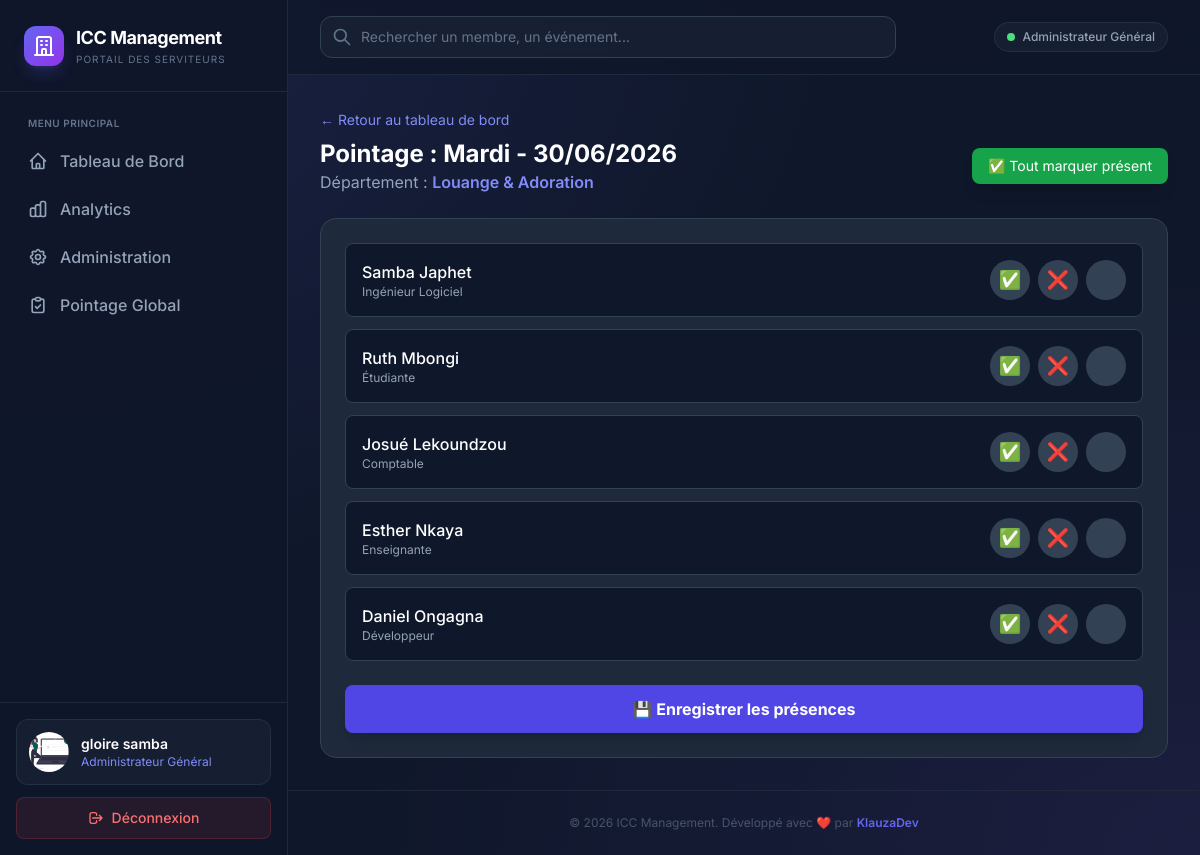
The app's page /attendance/mark/9/?dept=2 (signed in) with its own data.
### account/models.py (models this page shows, shortened)
class CustomUser(AbstractUser):
    ROLE_CHOICES = (
        ('admin', 'Administrateur Général'),
        ('chef', 'Chef de Département'),
        ('serviteur', 'Serviteur'),
    )
    nom = models.CharField("Nom", max_length=100)
    prenom = models.CharField("Prénom", max_length=100)
    role = models.CharField("Rôle", max_length=10, choices=ROLE_CHOICES, default='serviteur')
    departement = models.ForeignKey(
        Department,
        on_delete=models.SET_NULL,
        null=True,
        blank=True,
        verbose_name="Département",
        related_name="members"
    )
    telephone = models.CharField("Téléphone", max_length=20, blank=True, null=True)
    adresse = models.TextField("Adresse", blank=True, null=True)
    profession = models.CharField("Profession (Statut)", max_length=100, blank=True, null=True)
    photo = models.ImageField(upload_to='photos_profil/', blank=True, null=True)
    class Meta:
        verbose_name = "Utilisateur"
        verbose_name_plural = "Utilisateurs"

class Department(models.Model):
    name = models.CharField("Nom du département", max_length=100, unique=True)
    class Meta:
        verbose_name = "Département"
        verbose_name_plural = "Départements"

### attendance/models.py (models this page shows, shortened)
class ServiceEvent(models.Model):
    EVENT_TYPES = (
        ('culte_dimanche', 'Culte du Dimanche'),
        ('priere_mercredi', 'Prière du Mercredi'),
        ('veillee', 'Veillée'),
        ('reunion_dept', 'Réunion de Département'),
        ('autre', 'Autre'),
    )
    name = models.CharField("Nom de l'événement", max_length=200)
    event_type = models.CharField("Type", max_length=50, choices=EVENT_TYPES)
    date = models.DateField("Date")
    description = models.TextField("Description", blank=True, null=True)
    class Meta:
        verbose_name = "Événement"
        verbose_name_plural = "Événements"
        ordering = ['-date'] # Les plus récents en premier

### attendance/views.py (the view)
    def _wrapped_view(request, *args, **kwargs):
        if not hasattr(request.user, 'role') or request.user.role not in ['chef', 'admin']:
            messages.error(request, "🚫 Accès Interdit : Seuls les Chefs peuvent pointer.")
            return redirect('serviteur_dashboard')
        return view_func(request, *args, **kwargs)

### attendance/views.py (called while the page is built)
def chef_or_admin_required(view_func):
    def _wrapped_view(request, *args, **kwargs):
        if not hasattr(request.user, 'role') or request.user.role not in ['chef', 'admin']:
            messages.error(request, "🚫 Accès Interdit : Seuls les Chefs peuvent pointer.")
            return redirect('serviteur_dashboard')
        return view_func(request, *args, **kwargs)
    return login_required(_wrapped_view)

### attendance/templates/attendance/mark_attendance.html (shortened to what this page needs)
{% extends 'base.html' %}
{% block content %}
<div class="max-w-4xl mx-auto">
    <a href="{% url 'chef_dashboard' %}" class="text-indigo-400 hover:text-indigo-300 text-sm mb-2 inline-block">&larr; Retour au tableau de bord</a>
    <div class="flex flex-col md:flex-row md:justify-between md:items-center mb-6 gap-4">
        <div>
            <h1 class="text-2xl font-bold text-white">Pointage : {{ event.name }}</h1>
            <p class="text-slate-400">Département : <span class="text-indigo-400 font-semibold">{{ department.name }}</span></p>
        </div>
        <button type="button" onclick="markAllPresent()"
                class="bg-green-600 hover:bg-green-700 text-white px-4 py-2 rounded-lg text-sm transition shadow-lg">
            ✅ Tout marquer présent
        </button>
    </div>
    <form method="post" id="attendanceForm" class="bg-slate-800 rounded-2xl p-6 border border-slate-700">
        <div class="space-y-3">
            {% for item in members_with_status %}
                <div id="row_{{ item.member.id }}" class="flex justify-between items-center bg-slate-900 p-4 rounded-lg border border-slate-700 transition-colors duration-200">
                    <div>
                        <p class="text-white font-medium">{{ item.member.prenom }} {{ item.member.nom }}</p>
                        <p class="text-xs text-slate-400">{{ item.member.profession|default:"-" }}</p>
                    </div>
                    <div class="flex gap-2">
                        <button type="button" onclick="setStatus({{ item.member.id }}, 'present')"
                                class="status-btn w-10 h-10 rounded-full bg-slate-700 hover:bg-green-600 transition flex items-center justify-center text-lg"
                                data-id="{{ item.member.id }}">✅</button>
                        <button type="button" onclick="setStatus({{ item.member.id }}, 'absent')"
                                class="status-btn w-10 h-10 rounded-full bg-slate-700 hover:bg-red-600 transition flex items-center justify-center text-lg"
                                data-id="{{ item.member.id }}">❌</button>
                        <button type="button" onclick="setStatus({{ item.member.id }}, 'excused')"
                                class="status-btn w-10 h-10 rounded-full bg-slate-700 hover:bg-yellow-600 transition flex items-center justify-center text-lg"
                                data-id="{{ item.member.id }}">️</button>
                    </div>
                </div>
            {% empty %}
                <p class="text-slate-400 text-center py-8">Aucun serviteur dans ce département.</p>
            {% endfor %}
        </div>
        {% if members_with_status %}
            <button type="submit" class="mt-6 w-full bg-indigo-600 hover:bg-indigo-700 text-white font-bold py-3 px-4 rounded-lg shadow-lg transition transform active:scale-[0.98]">
                💾 Enregistrer les présences
            </button>
        {% endif %}
    </form>
</div>
{% endblock %}

### account/templates/base.html (shortened to what this page needs)
{% load static %}
<!DOCTYPE html>
<html lang="fr" class="scroll-smooth">
<head>
    <script src="https://cdn.tailwindcss.com"></script>
</head>
<body class="text-slate-200 min-h-screen flex overflow-x-hidden">
    <aside id="sidebar" class="fixed inset-y-0 left-0 z-50 w-72 bg-slate-900/95 border-r border-slate-800 flex flex-col transform -translate-x-full md:translate-x-0 sidebar-transition shadow-2xl md:shadow-none">
        <div class="p-6 border-b border-slate-800 flex justify-between items-center">
            <div class="flex items-center gap-3">
                <div class="w-10 h-10 rounded-xl bg-gradient-to-br from-indigo-500 to-purple-600 flex items-center justify-center shadow-lg shadow-indigo-500/20">
                    <svg class="w-6 h-6 text-white" fill="none" stroke="currentColor" viewBox="0 0 24 24">
                        <path stroke-linecap="round" stroke-linejoin="round" stroke-width="2" d="M19 21V5a2 2 0 00-2-2H7a2 2 0 00-2 2v16m14 0h2m-2 0h-5m-9 0H3m2 0h5M9 7h1m-1 4h1m4-4h1m-1 4h1m-5 10v-5a1 1 0 011-1h2a1 1 0 011 1v5m-4 0h4"></path>
                    </svg>
                </div>
                <div>
                    <h1 class="text-lg font-bold text-white tracking-tight">ICC Management</h1>
                    <p class="text-[10px] text-slate-500 uppercase tracking-widest">Portail des Serviteurs</p>
                </div>
            </div>
        </div>
        <nav class="flex-1 p-4 space-y-1 overflow-y-auto">
            <p class="text-[10px] font-semibold text-slate-500 uppercase tracking-wider px-3 mb-2 mt-2">Menu Principal</p>
            {% if request.user.role == 'serviteur' %}
                <a href="{% url 'serviteur_dashboard' %}"
                   class="flex items-center gap-3 px-3 py-2.5 rounded-lg transition-all duration-200 group
                   {% if request.resolver_match.url_name == 'serviteur_dashboard' %}bg-indigo-600/10 text-indigo-400 border-l-2 border-indigo-500{% else %}text-slate-400 hover:bg-slate-800/50 hover:text-white{% endif %}">
                    <svg class="w-5 h-5" fill="none" stroke="currentColor" viewBox="0 0 24 24"><path stroke-linecap="round" stroke-linejoin="round" stroke-width="2" d="M3 12l2-2m0 0l7-7 7 7M5 10v10a1 1 0 001 1h3m10-11l2 2m-2-2v10a1 1 0 01-1 1h-3m-6 0a1 1 0 001-1v-4a1 1 0 011-1h2a1 1 0 011 1v4a1 1 0 001 1m-6 0h6"></path></svg>
                    <span class="font-medium">Mon Espace</span>
                </a>
            {% else %}
                <a href="{% url 'chef_dashboard' %}"
                   class="flex items-center gap-3 px-3 py-2.5 rounded-lg transition-all duration-200 group
                   {% if request.resolver_match.url_name == 'chef_dashboard' %}bg-indigo-600/10 text-indigo-400 border-l-2 border-indigo-500{% else %}text-slate-400 hover:bg-slate-800/50 hover:text-white{% endif %}">
                    <svg class="w-5 h-5" fill="none" stroke="currentColor" viewBox="0 0 24 24"><path stroke-linecap="round" stroke-linejoin="round" stroke-width="2" d="M3 12l2-2m0 0l7-7 7 7M5 10v10a1 1 0 001 1h3m10-11l2 2m-2-2v10a1 1 0 01-1 1h-3m-6 0a1 1 0 001-1v-4a1 1 0 011-1h2a1 1 0 011 1v4a1 1 0 001 1m-6 0h6"></path></svg>
                    <span class="font-medium">Tableau de Bord</span>
                </a>
            {% endif %}
            {% if request.user.role == 'admin' %}
            <a href="{% url 'admin_dashboard' %}"
               class="flex items-center gap-3 px-3 py-2.5 rounded-lg transition-all duration-200
               {% if request.resolver_match.url_name == 'admin_dashboard' %}bg-indigo-600/10 text-indigo-400 border-l-2 border-indigo-500{% else %}text-slate-400 hover:bg-slate-800/50 hover:text-white{% endif %}">
                <span class="font-medium">Analytics</span>
            </a>
            <a href="{% url 'admin:index' %}"
               class="flex items-center gap-3 px-3 py-2.5 rounded-lg transition-all duration-200 text-slate-400 hover:bg-slate-800/50 hover:text-white">
                <span class="font-medium">Administration</span>
            </a>
            {% endif %}
{% if request.user.role == 'chef' or request.user.role == 'admin' %}
<a href="{% url 'pointage_global' %}"
   class="flex items-center gap-3 px-3 py-2.5 rounded-lg transition-all duration-200 group
   {% if request.resolver_match.url_name == 'pointage_global' %}bg-indigo-600/10 text-indigo-400 border-l-2 border-indigo-500{% else %}text-slate-400 hover:bg-slate-800/50 hover:text-white{% endif %}">
    <svg class="w-5 h-5" fill="none" stroke="currentColor" viewBox="0 0 24 24">
        <path stroke-linecap="round" stroke-linejoin="round" stroke-width="2" d="M9 5H7a2 2 0 00-2 2v12a2 2 0 002 2h10a2 2 0 002-2V7a2 2 0 00-2-2h-2M9 5a2 2 0 002 2h2a2 2 0 002-2M9 5a2 2 0 012-2h2a2 2 0 012 2m-6 9l2 2 4-4"></path>
    </svg>
    <span class="font-medium">Pointage Global</span>
</a>
{% endif %}
        </nav>
<div class="p-4 border-t border-slate-800">
    <div class="bg-slate-800/50 backdrop-blur rounded-xl p-3 flex items-center gap-3 mb-3 border border-slate-700/50">
        {% if request.user.photo %}
            <img src="{{ request.user.photo.url }}" alt="Photo" class="w-10 h-10 rounded-full object-cover flex-shrink-0">
        {% else %}
            <div class="w-10 h-10 rounded-full bg-gradient-to-br from-indigo-500 to-purple-600 flex items-center justify-center font-bold text-white text-sm shadow-lg flex-shrink-0">
                {{ request.user.prenom|slice:":1" }}{{ request.user.nom|slice:":1" }}
            </div>
        {% endif %}
        <div class="overflow-hidden flex-1">
            <p class="text-sm font-semibold text-white truncate">{{ request.user.prenom }} {{ request.user.nom }}</p>
            <p class="text-xs text-indigo-400 truncate capitalize">{{ request.user.get_role_display }}</p>
        </div>
    </div>
    <form method="post" action="{% url 'logout' %}" class="w-full">
        <button type="submit" class="flex items-center justify-center gap-2 w-full px-4 py-2.5 bg-red-500/10 text-red-400 hover:bg-red-500 hover:text-white rounded-lg transition-all duration-200 text-sm font-medium border border-red-500/20 hover:border-red-500">
            <svg class="w-4 h-4" fill="none" stroke="currentColor" viewBox="0 0 24 24"><path stroke-linecap="round" stroke-linejoin="round" stroke-width="2" d="M17 16l4-4m0 0l-4-4m4 4H7m6 4v1a3 3 0 01-3 3H6a3 3 0 01-3-3V7a3 3 0 013-3h4a3 3 0 013 3v1"></path></svg>
            Déconnexion
        </button>
    </form>
</div>
    </aside>
    <div class="flex-1 md:ml-72 flex flex-col min-h-screen">
        <header class="glass-header sticky top-0 z-30 border-b border-slate-800 px-4 md:px-8 py-4">
            <div class="flex justify-between items-center gap-4">
                <form method="get" action="{% url 'global_search' %}" class="flex-1 max-w-xl">
                    <div class="relative group">
                        <svg class="w-5 h-5 absolute left-3 top-1/2 -translate-y-1/2 text-slate-500 group-focus-within:text-indigo-400 transition-colors" fill="none" stroke="currentColor" viewBox="0 0 24 24">
                            <path stroke-linecap="round" stroke-linejoin="round" stroke-width="2" d="M21 21l-6-6m2-5a7 7 0 11-14 0 7 7 0 0114 0z"></path>
                        </svg>
                        <input type="text" name="q" placeholder="Rechercher un membre, un événement..."
                               class="w-full pl-10 pr-4 py-2.5 bg-slate-800/50 border border-slate-700 rounded-xl text-white placeholder-slate-500 focus:outline-none focus:ring-2 focus:ring-indigo-500/50 focus:border-indigo-500 transition-all text-sm">
                    </div>
                </form>
                <div class="hidden md:flex items-center gap-2 px-3 py-1.5 bg-slate-800/50 rounded-full border border-slate-700/50">
                    <div class="w-2 h-2 rounded-full bg-green-400 animate-pulse"></div>
                    <span class="text-xs font-medium text-slate-400 capitalize">{{ request.user.get_role_display }}</span>
                </div>
            </div>
        </header>
        <main class="flex-1 p-4 md:p-8 fade-in">
            {% block content %}{% endblock %}
        </main>
        <footer class="border-t border-slate-800 p-6 text-center">
            <p class="text-xs text-slate-600">
                © 2026 ICC Management. Développé avec ❤️ par <a href="https://klauscv.netlify.app/"><span class="text-indigo-500 font-semibold">KlauzaDev</span></a>
            </p>
        </footer>
    </div>
</body>
</html>

### account/templates/base.html (style rules this page uses)
body { font-family: 'Inter', sans-serif; background-color: #0f172a; background-image: radial-gradient(at 0% 0%, rgba(99, 102, 241, 0.15) 0px, transparent 50%), radial-gradient(at 100% 100%, rgba(139, 92, 246, 0.1) 0px, transparent 50%); background-attachment: fixed; }
.sidebar-transition { transition: transform 0.3s cubic-bezier(0.4, 0, 0.2, 1); }
.fade-in { animation: fadeIn 0.3s ease-in-out; }
.glass-header { background: rgba(15, 23, 42, 0.8); backdrop-filter: blur(12px); -webkit-backdrop-filter: blur(12px); }

### records on screen
CustomUser: user.photo (picture), user.prenom "gloire", user.nom "samba", user.role "Administrateur Général"
ServiceEvent: name "Mardi - 30/06/2026"
Department: name "Louange & Adoration"
CustomUser: member.prenom "Samba", member.nom "Japhet", member.profession "Ingénieur Logiciel"
CustomUser: member.prenom "Ruth", member.nom "Mbongi", member.profession "Étudiante"
CustomUser: member.prenom "Josué", member.nom "Lekoundzou", member.profession "Comptable"
CustomUser: member.prenom "Esther", member.nom "Nkaya", member.profession "Enseignante"
CustomUser: member.prenom "Daniel", member.nom "Ongagna", member.profession "Développeur"
